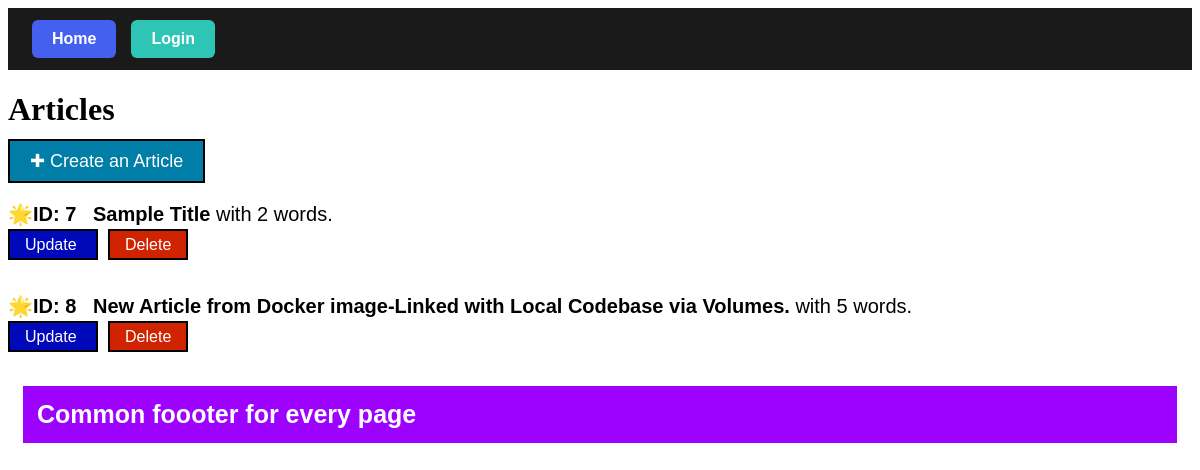
/articles/, run on an earlier commit of the app's database.
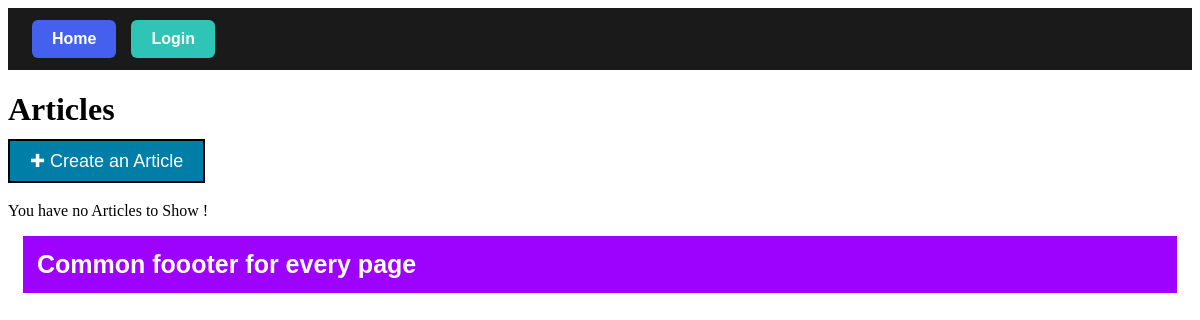
And on a later commit of the database.
### app/models.py (models this page shows, shortened)
class Article(models.Model):
    title = models.CharField(max_length=100)
    content = models.TextField(blank=True, default="")
    wordCount = models.IntegerField(blank=True, default="")
    twitterPost = models.TextField(blank=True, default="")
    status = models.CharField(
        max_length=20,
        choices=ARTICLE_STATUS,
        default='draft',
    )
    createdAt = models.DateTimeField(auto_now_add=True)
    updatedAt = models.DateTimeField(auto_now=True)
    creator = models.ForeignKey(
        settings.AUTH_USER_MODEL,related_name='articles', on_delete=models.CASCADE) # Creates a creator_ID field in the Articles table

### app/views.py (the view)
# urls.py: path("", ArticleListView.as_view(), name = 'home'),
class ArticleListView(ListView):
    template_name = 'app/home.html'
    model = Article
    context_object_name = "articles"

### templates/app/home.html
{% extends 'app/base.html' %} {% block content %}
<h1>Articles</h1>
<div style="margin-bottom: 30px">
  <a
    href="{% url 'createArticle' %}"
    style="
      border: 2px solid black;
      text-decoration: none;
      font-size: 18px;
      font-family: sans-serif;
      padding: 10px 20px;
      background-color: rgb(0, 126, 168);
      color: white;
    "
  >
    ✚ Create an Article
  </a>
</div>
{% if articles %}
<ul style="list-style-type: none; padding: 0">
  {% for article in articles %}
  <div style="margin-bottom: 40px">
    <li style="font-size: 20px; font-family: sans-serif; margin-bottom: 10px">
      🌟<strong
        >ID: {{ article.id }}&nbsp;&nbsp;&nbsp;{{ article.title }}</strong
      >
      with {{ article.wordCount }} word{{ article.wordCount | pluralize }}.
    </li>
    <a
      href="{% url 'updateArticle' pk=article.id %}"
      style="
        border: 2px solid black;
        text-decoration: none;
        font-family: sans-serif;
        padding: 5px 15px;
        background-color: rgb(0, 9, 186);
        color: white;
        margin-right: 10px;
      "
    >
      Update
    </a>
    <a
      href="{% url 'deleteArticle' pk=article.id %}"
      style="
        border: 2px solid black;
        text-decoration: none;
        font-family: sans-serif;
        padding: 5px 15px;
        background-color: rgb(208, 35, 0);
        color: white;
      "
    >
      Delete
    </a>
  </div>
  {% endfor %}
</ul>
{% else %}
<p>You have no Articles to Show !</p>
{% endif %} {% endblock content %}

What changed in the data, as far as the page shows it:
removed Article: id "7", title "Sample Title", wordCount "2", wordCount|pluralize "s"
removed Article: id "8", title "New Article from Docker image-Linked with Local Codebase via Volumes.", wordCount "5", wordCount|pluralize "s"
Also different on the page:
text now shown: "You have no Articles to Show !"
